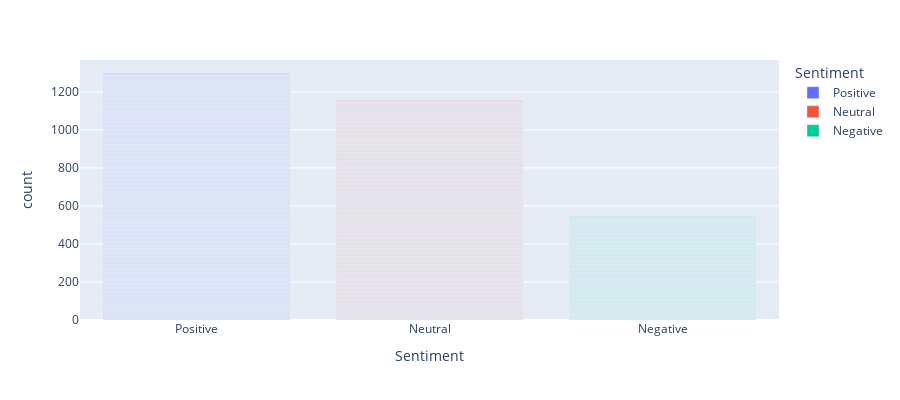

The code cell stored with this chart in its notebook:
### Code cell
fig = px.bar(df, x="Sentiment", hover_data=["Sentiment"], 
             color='Sentiment', labels={'Count':'Count'}, height=400)
fig.show()

### Figure 1 — Plotly figure (JSON) as saved in the notebook; plotly's stock layout.template omitted (floating-point values rounded to 4 significant figures; data arrays with more than 128 entries replaced by an {"elided": "..."} marker saying what was removed)
{"data": [{"alignmentgroup": "True", "customdata": {"elided": "1299x1 str values"}, "hovertemplate": "Sentiment=%{customdata[0]}<br>count=%{y}<extra></extra>", "legendgroup": "Positive", "marker": {"color": "#636efa"}, "name": "Positive", "offsetgroup": "Positive", "orientation": "v", "showlegend": true, "textposition": "auto", "type": "bar", "x": {"elided": "1299 str values"}, "xaxis": "x", "y": {"elided": "1299 int values"}, "yaxis": "y"}, {"alignmentgroup": "True", "customdata": {"elided": "1157x1 str values"}, "hovertemplate": "Sentiment=%{customdata[0]}<br>count=%{y}<extra></extra>", "legendgroup": "Neutral", "marker": {"color": "#EF553B"}, "name": "Neutral", "offsetgroup": "Neutral", "orientation": "v", "showlegend": true, "textposition": "auto", "type": "bar", "x": {"elided": "1157 str values"}, "xaxis": "x", "y": {"elided": "1157 int values"}, "yaxis": "y"}, {"alignmentgroup": "True", "customdata": {"elided": "544x1 str values"}, "hovertemplate": "Sentiment=%{customdata[0]}<br>count=%{y}<extra></extra>", "legendgroup": "Negative", "marker": {"color": "#00cc96"}, "name": "Negative", "offsetgroup": "Negative", "orientation": "v", "showlegend": true, "textposition": "auto", "type": "bar", "x": {"elided": "544 str values"}, "xaxis": "x", "y": {"elided": "544 int values"}, "yaxis": "y"}], "layout": {"barmode": "relative", "height": 400, "legend": {"title": {"text": "Sentiment"}, "tracegroupgap": 0}, "margin": {"t": 60}, "xaxis": {"anchor": "y", "categoryarray": ["Positive", "Neutral", "Negative"], "categoryorder": "array", "domain": [0, 1], "title": {"text": "Sentiment"}}, "yaxis": {"anchor": "x", "domain": [0, 1], "title": {"text": "count"}}}}
